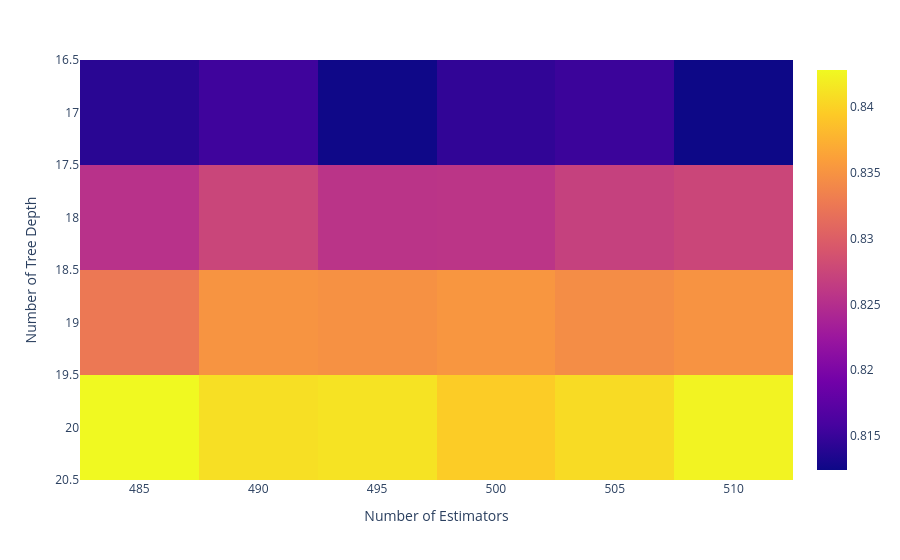

Notebook code for this chart:
### Markdown cell above
Refined Grid Search

### Code cell
grid = {'max_depth' : np.arange(17,21,1),'n_estimators':np.arange(485,515,5)}
rfr = RandomForestRegressor(max_features = 1/3)
rfrCV = GridSearchCV(rfr,param_grid= grid,n_jobs=-1,verbose=2)
rfrCV.fit(X_train,y_train)
print('Random Forest Regressor:')
print('    Optimal Parameters:', rfrCV.best_params_ )
print('    Optimal Valid R2 =', rfrCV.best_score_ )

Scores_mean = rfrCV.cv_results_['mean_test_score']
Scores_mean = Scores_mean.reshape(len(grid['max_depth']),len(grid['n_estimators']))

fig = px.imshow(Scores_mean,labels=dict(x='Number of Estimators',y='Number of Tree Depth'),y=grid['max_depth'],x=grid['n_estimators'],aspect='auto')
fig.show()

### Figure 1 — Plotly figure (JSON) as saved in the notebook; plotly's stock layout.template omitted (floating-point values rounded to 4 significant figures)
{"data": [{"coloraxis": "coloraxis", "hovertemplate": "Number of Estimators: %{x}<br>Number of Tree Depth: %{y}<br>color: %{z}<extra></extra>", "name": "0", "type": "heatmap", "x": [485, 490, 495, 500, 505, 510], "xaxis": "x", "y": [17, 18, 19, 20], "yaxis": "y", "z": [[0.8141, 0.8154, 0.8125, 0.8145, 0.8151, 0.8124], [0.8254, 0.8275, 0.8256, 0.8257, 0.8269, 0.8275], [0.8325, 0.8351, 0.8348, 0.8352, 0.8344, 0.835], [0.8428, 0.841, 0.8412, 0.8396, 0.8407, 0.8424]]}], "layout": {"coloraxis": {"colorscale": [[0, "#0d0887"], [0.1111, "#46039f"], [0.2222, "#7201a8"], [0.3333, "#9c179e"], [0.4444, "#bd3786"], [0.5556, "#d8576b"], [0.6667, "#ed7953"], [0.7778, "#fb9f3a"], [0.8889, "#fdca26"], [1, "#f0f921"]]}, "margin": {"t": 60}, "xaxis": {"anchor": "y", "domain": [0, 1], "title": {"text": "Number of Estimators"}}, "yaxis": {"anchor": "x", "autorange": "reversed", "domain": [0, 1], "title": {"text": "Number of Tree Depth"}}}}
